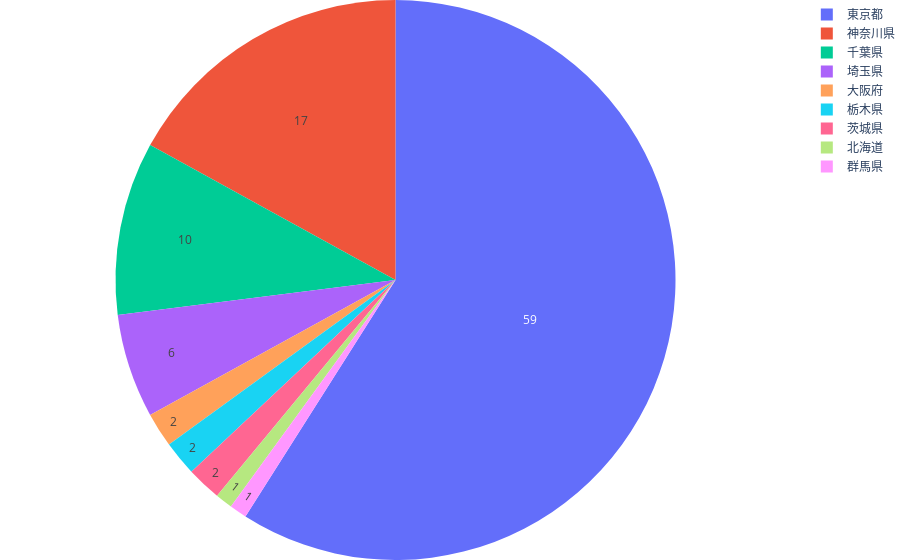

Notebook cell for this chart:
### Markdown cell above
2枚目の画像

### Code cell
# hover時に表示するレコードを指定
cols_rank = {
  'rank': True,
  'kind': False,
  'name': False,
  'point': True,
  'address': False,
  'latitude': False,
  'longitude': False,
  'parking': True,
  'holiday': True,
  'mon_holiday': False,
  'tue_holiday': False,
  'wed_holiday': False,
  'thu_holiday': False,
  'fri_holiday': False,
  'sat_holiday': False,
  'sun_holiday': False
}

# ラーメン要素でデータフレームの絞り込みを行う
df_kind_of_rank = df_kind.loc[df_kind['kind'] == 'ラーメン'].reset_index(drop=True).reset_index().rename(columns={'index':'rank'})
# 新しく作成したランクカラムを順位になるよう1を足して補正する
df_kind_of_rank['rank'] = df_kind_of_rank['rank'].apply(lambda x : int(x)+1)

# scatter_mapboxグラフの作成
fig_rank = px.scatter_mapbox(
  # データフレームと、緯度、軽度の指定
  df_kind_of_rank.loc[df_kind['kind'] == 'ラーメン'], 
  lat="latitude", 
  lon="longitude", 
  # ホバー時の表示設定
  hover_name="name",
  # name要素以外に表示したいデータの追加
  hover_data=cols_rank,
  color_discrete_sequence=["#6363FA"], 
  opacity=0.8,
  #詳細設定
  zoom=3
)
# mapの種類を指定
fig_rank.update_layout(mapbox_style="carto-positron")
# 余白の調整
fig_rank.update_layout(margin={"r": 0, "t": 0, "l": 0, "b": 0})

#対象都道府県の宣言文
kind_prefs =  '都道府県の割合'

fig_pie_pref = px.pie(
  df_kind_of_pref.loc[df_kind_of_pref['kind'] == 'ラーメン'], 
  values='count', 
  names='pref'
)
fig_pie_pref.update_traces(textposition='inside', textinfo='value')

# レイアウトを設定して背景を透明にする
fig_pie_pref.update_layout(
  paper_bgcolor='rgba(0,0,0,0)',  # 外側の背景色
  plot_bgcolor='rgba(0,0,0,0)',  # グラフ内の背景色
  margin=dict(l=0, r=0, t=0, b=0)  # 余白を削除
)

### Figure 1 — Plotly figure (JSON) as saved in the notebook; plotly's stock layout.template omitted (floating-point values rounded to 4 significant figures)
{"data": [{"domain": {"x": [0, 1], "y": [0, 1]}, "hovertemplate": "pref=%{label}<br>count=%{value}<extra></extra>", "labels": ["北海道", "千葉県", "埼玉県", "大阪府", "東京都", "栃木県", "神奈川県", "群馬県", "茨城県"], "legendgroup": "", "name": "", "showlegend": true, "textinfo": "value", "textposition": "inside", "type": "pie", "values": [1, 10, 6, 2, 59, 2, 17, 1, 2]}], "layout": {"legend": {"tracegroupgap": 0}, "margin": {"b": 0, "l": 0, "r": 0, "t": 0}, "paper_bgcolor": "rgba(0,0,0,0)", "plot_bgcolor": "rgba(0,0,0,0)"}}
